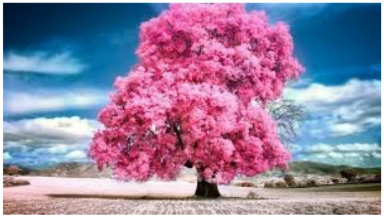
#> input picture Lab_Programs/image-1.png, 384 x 217 px
$ python program-9.py
#> lines starting #> are read from the running program, lines starting #| are printed output that depends on the picture
import cv2
img = cv2.imread("image-1.png")
#> img is the input picture: shape (217, 384, 3); mean B, G, R 160.4, 130.4, 147.3
clockwise = cv2.rotate(img, cv2.ROTATE_90_CLOCKWISE)
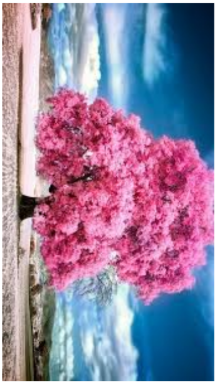
#> clockwise: shape (384, 217, 3); mean B, G, R 160.4, 130.4, 147.3
counter_clockwise = cv2.rotate(img, cv2.ROTATE_90_COUNTERCLOCKWISE)
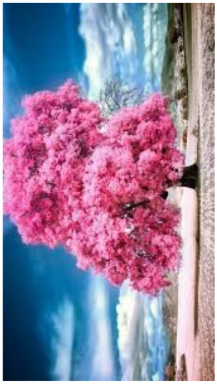
#> counter_clockwise: shape (384, 217, 3); mean B, G, R 160.4, 130.4, 147.3
cv2.imshow("Original Image", img)
cv2.imshow("Clockwise Rotation", clockwise)
cv2.imshow("Counter Clockwise Rotation", counter_clockwise)
cv2.waitKey(0)
cv2.destroyAllWindows()

$ run again, with Lab_Programs/image-2.png copied over Lab_Programs/image-1.png
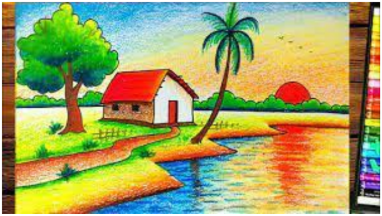
#> input picture Lab_Programs/image-2.png, 382 x 216 px
#> img is the input picture: shape (216, 382, 3); mean B, G, R 100.1, 163.6, 162.2
#> `clockwise = cv2.rotate(img, cv2.ROTATE_90_CLOCKWISE)`:
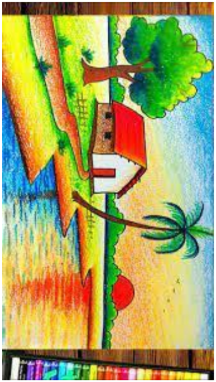
#> clockwise: shape (382, 216, 3); mean B, G, R 100.1, 163.6, 162.2
#> `counter_clockwise = cv2.rotate(img, cv2.ROTATE_90_COUNTERCLOCKWISE)`:
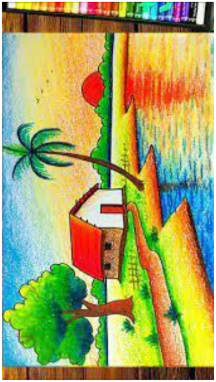
#> counter_clockwise: shape (382, 216, 3); mean B, G, R 100.1, 163.6, 162.2

$ run again, with Lab_Programs/image-3.png copied over Lab_Programs/image-1.png
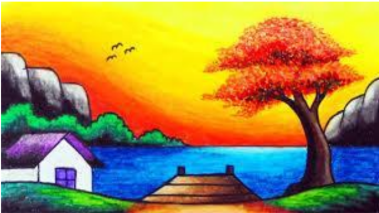
#> input picture Lab_Programs/image-3.png, 379 x 213 px
#> img is the input picture: shape (213, 379, 3); mean B, G, R 73.2, 139.1, 161.8
#> `clockwise = cv2.rotate(img, cv2.ROTATE_90_CLOCKWISE)`:
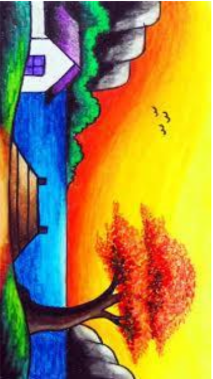
#> clockwise: shape (379, 213, 3); mean B, G, R 73.2, 139.1, 161.8
#> `counter_clockwise = cv2.rotate(img, cv2.ROTATE_90_COUNTERCLOCKWISE)`:
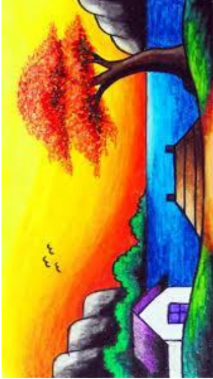
#> counter_clockwise: shape (379, 213, 3); mean B, G, R 73.2, 139.1, 161.8
